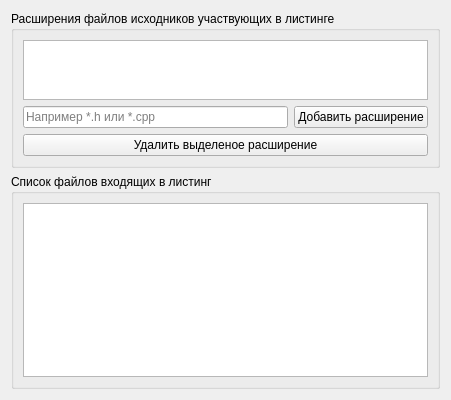
<?xml version="1.0" encoding="UTF-8"?>
<ui version="4.0">
 <class>SelectFilesPage</class>
 <widget class="QWizardPage" name="SelectFilesPage">
  <property name="geometry">
   <rect>
    <x>0</x>
    <y>0</y>
    <width>451</width>
    <height>400</height>
   </rect>
  </property>
  <property name="sizePolicy">
   <sizepolicy hsizetype="Preferred" vsizetype="Minimum">
    <horstretch>0</horstretch>
    <verstretch>0</verstretch>
   </sizepolicy>
  </property>
  <property name="windowTitle">
   <string>WizardPage</string>
  </property>
  <layout class="QGridLayout" name="gridLayout">
   <item row="0" column="0">
    <widget class="QGroupBox" name="groupBox">
     <property name="sizePolicy">
      <sizepolicy hsizetype="Preferred" vsizetype="Minimum">
       <horstretch>0</horstretch>
       <verstretch>0</verstretch>
      </sizepolicy>
     </property>
     <property name="title">
      <string>Расширения файлов исходников участвующих в листинге</string>
     </property>
     <layout class="QGridLayout" name="gridLayout_2">
      <item row="0" column="0" colspan="2">
       <widget class="QListWidget" name="listWidget">
        <property name="sizePolicy">
         <sizepolicy hsizetype="Expanding" vsizetype="Ignored">
          <horstretch>0</horstretch>
          <verstretch>0</verstretch>
         </sizepolicy>
        </property>
        <property name="minimumSize">
         <size>
          <width>100</width>
          <height>60</height>
         </size>
        </property>
        <property name="baseSize">
         <size>
          <width>0</width>
          <height>0</height>
         </size>
        </property>
        <property name="modelColumn">
         <number>0</number>
        </property>
       </widget>
      </item>
      <item row="2" column="0" colspan="2">
       <widget class="QPushButton" name="pushButton">
        <property name="text">
         <string>Удалить выделеное расширение</string>
        </property>
       </widget>
      </item>
      <item row="1" column="0">
       <widget class="QLineEdit" name="lineEdit">
        <property name="placeholderText">
         <string>Например *.h или *.cpp</string>
        </property>
       </widget>
      </item>
      <item row="1" column="1">
       <widget class="QPushButton" name="addExtensionButton">
        <property name="text">
         <string>Добавить расширение</string>
        </property>
       </widget>
      </item>
     </layout>
    </widget>
   </item>
   <item row="1" column="0">
    <widget class="QGroupBox" name="groupBox_2">
     <property name="sizePolicy">
      <sizepolicy hsizetype="Preferred" vsizetype="Expanding">
       <horstretch>0</horstretch>
       <verstretch>0</verstretch>
      </sizepolicy>
     </property>
     <property name="title">
      <string>Список файлов входящих в листинг</string>
     </property>
     <layout class="QGridLayout" name="gridLayout_3">
      <item row="0" column="0">
       <widget class="QListWidget" name="listWidget_2"/>
      </item>
     </layout>
    </widget>
   </item>
  </layout>
 </widget>
 <resources/>
 <connections/>
</ui>
